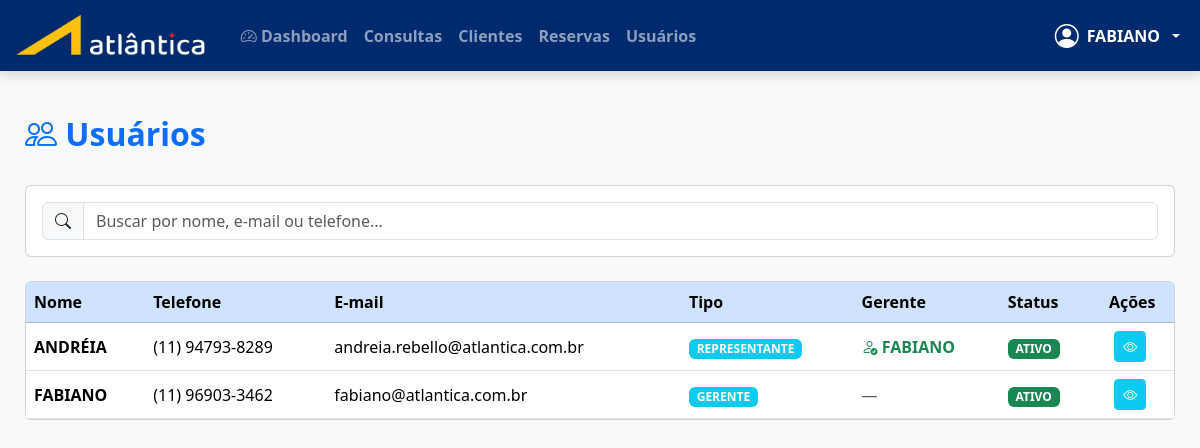
The app's page /usuarios (signed in) with its own data.
### app.py (models this page shows, shortened)
class Usuario(db.Model, UserMixin):
    id = db.Column(db.Integer, primary_key=True)
    nome = db.Column(db.String(100), nullable=False)
    email = db.Column(db.String(100), unique=True, nullable=False)
    telefone = db.Column(db.String(20))
    senha_hash = db.Column(db.String(255), nullable=False)
    tipo_usuario_id = db.Column(db.Integer, db.ForeignKey('tipo_usuario.id'))
    gerente_id = db.Column(db.Integer, db.ForeignKey('usuario.id'))
    nivel_acesso = db.Column(db.Integer, default=10)
    status = db.Column(db.String(10), default='ATIVO')
    tipo = db.relationship('TipoUsuario', backref='usuarios')
    gerente = db.relationship('Usuario', remote_side=[id], uselist=False)

class TipoUsuario(db.Model):
    id = db.Column(db.Integer, primary_key=True)
    tipo_usuario = db.Column(db.String(50), unique=True, nullable=False)

### app.py (the view)
@app.route('/usuarios')
@login_required
@permissao_requerida("Usuários - Listar")
def usuarios():
    query = Usuario.query.order_by(Usuario.nome)
    tipo = current_user.tipo.tipo_usuario.strip().lower()
    if tipo == 'representante':
        query = query.filter(Usuario.id == current_user.id)
    elif tipo == 'gerente':
        query = query.filter(
            or_(
                Usuario.id == current_user.id,                    # ele mesmo
                Usuario.gerente_id == current_user.id             # seus representantes diretos
            )
        )
    usuarios = query.all()
    tipos = TipoUsuario.query.order_by(TipoUsuario.tipo_usuario).all()
    gerentes = Usuario.query.join(TipoUsuario)\
        .filter(TipoUsuario.tipo_usuario.ilike('%gerente%'))\
        .order_by(Usuario.nome).all()
    return render_template(
        'usuarios/index.html',
        usuarios=usuarios,
        tipos=tipos,
        gerentes=gerentes
    )

### app.py (called while the page is built)
def tem_permissao(nivel_necessario=None, funcao=None):
    if current_user.nivel_acesso == 0:  # Admin sempre pode tudo
        return True
    if nivel_necessario is not None and current_user.nivel_acesso > nivel_necessario:
        return False
    if funcao:
        config = Configuracao.query.first()
        if not config or not config.permissoes:
            return False
        try:
            permissoes = json.loads(config.permissoes)
            permissoes_do_nivel = permissoes.get(str(current_user.nivel_acesso), [])
            return funcao in permissoes_do_nivel
        except:
            return False
    return False

def permissao_requerida(funcao=None):
    @wraps(funcao)
    def decorator(f):
        @wraps(f)
        def wrapper(*args, **kwargs):
            if not tem_permissao(funcao=funcao):
                flash('Você não tem permissão para acessar esta função.', 'danger')
                return redirect(url_for('dashboard'))
            return f(*args, **kwargs)
        return wrapper
    return decorator

@login_manager.user_loader
def load_user(id):
    return Usuario.query.get(int(id))

@app.after_request
def after_request(response):
    response.headers["Cache-Control"] = "no-cache, no-store, must-revalidate, public, max-age=0"
    response.headers["Expires"] = "0"
    response.headers["Pragma"] = "no-cache"
    return response

@app.after_request
def add_no_cache(response):
    if request.path.startswith('/reservas'):
        response.headers['Cache-Control'] = 'no-store, no-cache, must-revalidate, max-age=0'
        response.headers['Pragma'] = 'no-cache'
    return response

@app.context_processor
def utility_processor():
    def hoje():
        return date.today()
    return dict(hoje=hoje)

### templates/usuarios/index.html (shortened to what this page needs)
{% extends "base.html" %}
{% block content %}
<div class="d-flex justify-content-between align-items-center mb-4">
    <h2 class="text-primary fw-bold">
        <i class="bi bi-people"></i> Usuários
    </h2>
</div>
<div class="card card-atlantica mb-4">
    <div class="card-body">
        <div class="input-group">
            <span class="input-group-text"><i class="bi bi-search"></i></span>
            <input type="text" class="form-control" placeholder="Buscar por nome, e-mail ou telefone..." id="buscaUsuario">
        </div>
    </div>
</div>
<div class="card card-atlantica">
    <div class="card-body p-0">
        <div class="table-responsive">
            <table class="table table-hover mb-0 align-middle" id="tabelaUsuarios">
                <thead class="table-primary">
                    <tr>
                        <th>Nome</th>
                        <th>Telefone</th>
                        <th>E-mail</th>
                        <th>Tipo</th>
                        <th>Gerente</th>
                        <th>Status</th>
                        <th class="text-center">Ações</th>
                    </tr>
                </thead>
                <tbody>
                    {% for u in usuarios %}
                    <tr>
                        <td class="fw-bold text-uppercase">{{ u.nome.split()[0] }}</td>
                        <td>{{ u.telefone or '-' }}</td>
                        <td>{{ u.email }}</td>
                        <td>
                            <span class="badge bg-info">{{ u.tipo.tipo_usuario if u.tipo else '-' }}</span>
                        </td>
                        <td>
                            {% if u.tipo and u.tipo.tipo_usuario == 'REPRESENTANTE' and u.gerente %}
                                <span class="text-success fw-bold">
                                    <i class="bi bi-person-check"></i> {{ u.gerente.nome.split()[0] }}
                                </span>
                            {% elif u.tipo and u.tipo.tipo_usuario == 'REPRESENTANTE' %}
                                <span class="text-muted"><em>Sem gerente</em></span>
                            {% else %}
                                <span class="text-muted">—</span>
                            {% endif %}
                        </td>
                        <td>
                            <span class="badge bg-{{ 'success' if u.status == 'ATIVO' else 'secondary' }}">
                                {{ u.status }}
                            </span>
                        </td>
                        <td class="text-center">
                            {% if tem_permissao("Usuários - Listar") %}
                            <button class="btn btn-sm btn-info text-white me-1" title="Visualizar"
                                    onclick="verUsuario({{ u.id }})">
                                <i class="bi bi-eye"></i>
                            </button>
                            {% endif %}
                        </td>
                    </tr>
                    {% endfor %}
                </tbody>
            </table>
        </div>
    </div>
</div>
{% endblock %}

### templates/base.html (shortened to what this page needs)
<!DOCTYPE html>
<html lang="pt-BR">
<head>
    <link href="https://cdn.jsdelivr.net/npm/bootstrap@5.3.3/dist/css/bootstrap.min.css" rel="stylesheet">
    <link href="https://cdn.jsdelivr.net/npm/bootstrap-icons@1.11.3/font/bootstrap-icons.css" rel="stylesheet">
    <link rel="stylesheet" href="{{ url_for('static', filename='css/style.css') }}">
</head>
<body>
<nav class="navbar navbar-expand-lg navbar-dark navbar-atlantica navbar-fixed">
        <div class="container-fluid">
            <a class="navbar-brand fw-bold d-flex align-items-center" href="{{ url_for('dashboard') if current_user.is_authenticated else url_for('login') }}">
                <img src="{{ url_for('static', filename='img/logo-atlantica.png') }}" alt="Atlântica" height="45" class="me-2">
            </a>
            <div class="collapse navbar-collapse" id="navbarNav">
                <ul class="navbar-nav me-auto">
                    {% if current_user.is_authenticated %}
                        <li class="nav-item">
                            <a class="nav-link" href="{{ url_for('dashboard') }}">
                                <i class="bi bi-speedometer2"></i> Dashboard
                            </a>
                        </li>
                            {% if tem_permissao("Consultas - Listar") and endpoint_existe('consultas') %}
                        <li class="nav-item">
                            <a class="nav-link" href="{{ url_for('consultas') }}">Consultas</a>
                        </li>
                        {% endif %}
                         {% if tem_permissao("Clientes - Listar") and endpoint_existe('clientes') %}
                        <li class="nav-item">
                            <a class="nav-link" href="{{ url_for('clientes') }}">Clientes</a>
                        </li>
                        {% endif %}
                        {% if tem_permissao("Reservas - Listar") and endpoint_existe('reservas') %}
                        <li class="nav-item">
                            <a class="nav-link" href="{{ url_for('reservas') }}">Reservas</a>
                        </li>
                        {% endif %}
                        {% if endpoint_existe('usuarios') %}
                        <li><a class="nav-link" href="{{ url_for('usuarios') }}">Usuários</a></li>
                        {% endif %}
                    {% endif %}
                </ul>
                <ul class="navbar-nav ms-auto align-items-center">
                    {% if current_user.is_authenticated %}
                    <li class="nav-item dropdown">
                        <a class="nav-link dropdown-toggle text-white fw-bold d-flex align-items-center gap-2" href="#" data-bs-toggle="dropdown">
                            <i class="bi bi-person-circle fs-4"></i>
                            <div class="text-start">
                                <div>{{ current_user.nome.split()[0] }}</div>
                            </div>
                        </a>
                    </li>
                    {% else %}
                    <li class="nav-item">
                        <a class="nav-link" href="{{ url_for('login') }}">Entrar</a>
                    </li>
                    {% endif %}
                </ul>
            </div>
        </div>
    </nav>
    <div class="main-content">
        {% block content %}{% endblock %}
    </div>
</body>
</html>

### static/css/style.css (style rules this page uses)
:root { --azul-atlantica: #003087; --azul-claro: #005eb8; --cinza-claro: #f5f5f5; }
body { font-family: 'Roboto', sans-serif; background: var(--cinza-claro); }
.navbar { background: var(--azul-atlantica); }
.table { background: white; }
.text-uppercase { text-transform: uppercase; }

### templates/base.html (style rules this page uses)
:root { --azul-atlantica: #003087; }
body { background: #f8f9fa; font-family: 'Segoe UI', sans-serif; }
.navbar-fixed { position: fixed; top: 0; left: 0; right: 0; z-index: 1030; box-shadow: 0 4px 12px rgba(0,0,0,0.15); }
.main-content { margin-top: 90px; padding: 25px; }
.nav-link { font-weight: 600; transition: all 0.2s; }
:root { --azul-atlantica: #002A6E; }
.navbar-atlantica { background: var(--azul-atlantica) !important; }

### records on screen
Usuario: nome "FABIANO", telefone "(11) 96903-3462", email "fabiano@atlantica.com.br", tipo "GERENTE", status "ATIVO"
Usuario: nome "ANDRÉIA", telefone "(11) 94793-8289", email "andreia.rebello@atlantica.com.br", tipo "REPRESENTANTE", gerente.nome "FABIANO", status "ATIVO"
